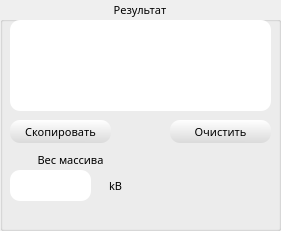
   <widget class="QGroupBox" name="groupBox_3">
    <property name="geometry">
     <rect>
      <x>650</x>
      <y>10</y>
      <width>281</width>
      <height>231</height>
     </rect>
    </property>
    <property name="font">
     <font>
      <family>Google Sans</family>
      <pointsize>8</pointsize>
      <weight>50</weight>
      <italic>false</italic>
      <bold>false</bold>
     </font>
    </property>
    <property name="styleSheet">
     <string notr="true">font: 8pt &quot;Google Sans&quot;;</string>
    </property>
    <property name="title">
     <string>Результат</string>
    </property>
    <property name="alignment">
     <set>Qt::AlignCenter</set>
    </property>
    <property name="flat">
     <bool>true</bool>
    </property>
    <widget class="QLabel" name="label_11">
     <property name="geometry">
      <rect>
       <x>200</x>
       <y>170</y>
       <width>55</width>
       <height>16</height>
      </rect>
     </property>
     <property name="text">
      <string/>
     </property>
    </widget>
    <widget class="QPushButton" name="pushButton_5">
     <property name="geometry">
      <rect>
       <x>10</x>
       <y>120</y>
       <width>101</width>
       <height>23</height>
      </rect>
     </property>
     <property name="font">
      <font>
       <family>Google Sans</family>
       <pointsize>8</pointsize>
       <weight>50</weight>
       <italic>false</italic>
       <bold>false</bold>
      </font>
     </property>
     <property name="styleSheet">
      <string notr="true">QPushButton{
	border-width: 5px;
	font: 8pt &quot;Google Sans&quot;;
    border-radius: 10px;
    border-color: beige;
	
	
	
	
	
	background-color: qlineargradient(spread:pad, x1:0.489, y1:1, x2:0.500364, y2:0, stop:0 rgba(218, 218, 218, 255), stop:1 rgba(255, 255, 255, 255));
}
QPushButton:Hover{
	
	
	
	
	background-color: qlineargradient(spread:pad, x1:0, y1:0, x2:1, y2:1, stop:0 rgba(85, 136, 144, 255), stop:1 rgba(255, 255, 255, 255));
	
}
QPushButton:pressed{
	
	background-color: qlineargradient(spread:pad, x1:0, y1:0, x2:0.966409, y2:0.756, stop:0 rgba(178, 197, 200, 255), stop:1 rgba(230, 255, 255, 255));
}</string>
     </property>
     <property name="text">
      <string>Скопировать</string>
     </property>
    </widget>
    <widget class="QTextBrowser" name="textBrowser_2">
     <property name="geometry">
      <rect>
       <x>10</x>
       <y>20</y>
       <width>261</width>
       <height>91</height>
      </rect>
     </property>
     <property name="font">
      <font>
       <family>Google Sans</family>
       <pointsize>10</pointsize>
       <weight>50</weight>
       <italic>false</italic>
       <bold>false</bold>
      </font>
     </property>
     <property name="styleSheet">
      <string notr="true">color: rgb(0, 85, 127);
border-width: 5px;
font: 10pt &quot;Google Sans&quot;;
    border-radius: 10px;
    border-color: beige;
background-color: rgb(255, 255, 255);</string>
     </property>
    </widget>
    <widget class="QPushButton" name="pushButton_4">
     <property name="geometry">
      <rect>
       <x>170</x>
       <y>120</y>
       <width>101</width>
       <height>23</height>
      </rect>
     </property>
     <property name="font">
      <font>
       <family>Google Sans</family>
       <pointsize>8</pointsize>
       <weight>50</weight>
       <italic>false</italic>
       <bold>false</bold>
      </font>
     </property>
     <property name="styleSheet">
      <string notr="true">QPushButton{
	border-width: 5px;
	font: 8pt &quot;Google Sans&quot;;
    border-radius: 10px;
    border-color: beige;
	
	
	
	
	
	background-color: qlineargradient(spread:pad, x1:0.489, y1:1, x2:0.500364, y2:0, stop:0 rgba(218, 218, 218, 255), stop:1 rgba(255, 255, 255, 255));
}
QPushButton:Hover{
	
	
	
	
	background-color: qlineargradient(spread:pad, x1:0, y1:0, x2:1, y2:1, stop:0 rgba(85, 136, 144, 255), stop:1 rgba(255, 255, 255, 255));
	
}
QPushButton:pressed{
	
	background-color: qlineargradient(spread:pad, x1:0, y1:0, x2:0.966409, y2:0.756, stop:0 rgba(178, 197, 200, 255), stop:1 rgba(230, 255, 255, 255));
}</string>
     </property>
     <property name="text">
      <string>Очистить</string>
     </property>
    </widget>
    <widget class="QLabel" name="label_12">
     <property name="geometry">
      <rect>
       <x>10</x>
       <y>150</y>
       <width>121</width>
       <height>20</height>
      </rect>
     </property>
     <property name="font">
      <font>
       <family>Google Sans</family>
       <pointsize>8</pointsize>
       <weight>50</weight>
       <italic>false</italic>
       <bold>false</bold>
      </font>
     </property>
     <property name="text">
      <string>Вес массива</string>
     </property>
     <property name="alignment">
      <set>Qt::AlignCenter</set>
     </property>
    </widget>
    <widget class="QLabel" name="label_13">
     <property name="geometry">
      <rect>
       <x>90</x>
       <y>170</y>
       <width>51</width>
       <height>31</height>
      </rect>
     </property>
     <property name="font">
      <font>
       <family>Google Sans</family>
       <pointsize>8</pointsize>
       <weight>50</weight>
       <italic>false</italic>
       <bold>false</bold>
      </font>
     </property>
     <property name="text">
      <string>kB</string>
     </property>
     <property name="alignment">
      <set>Qt::AlignCenter</set>
     </property>
    </widget>
    <widget class="QLineEdit" name="lineEdit_5">
     <property name="geometry">
      <rect>
       <x>10</x>
       <y>170</y>
       <width>81</width>
       <height>31</height>
      </rect>
     </property>
     <property name="font">
      <font>
       <family>Google Sans</family>
       <pointsize>8</pointsize>
       <weight>50</weight>
       <italic>false</italic>
       <bold>false</bold>
      </font>
     </property>
     <property name="styleSheet">
      <string notr="true">color: rgb(0, 85, 127);
border-width: 2px;
font: 8pt &quot;Google Sans&quot;;
    border-radius: 10px;
    border-color: beige;</string>
     </property>
     <property name="text">
      <string/>
     </property>
     <property name="maxLength">
      <number>5</number>
     </property>
     <property name="readOnly">
      <bool>true</bool>
     </property>
    </widget>
   </widget>
